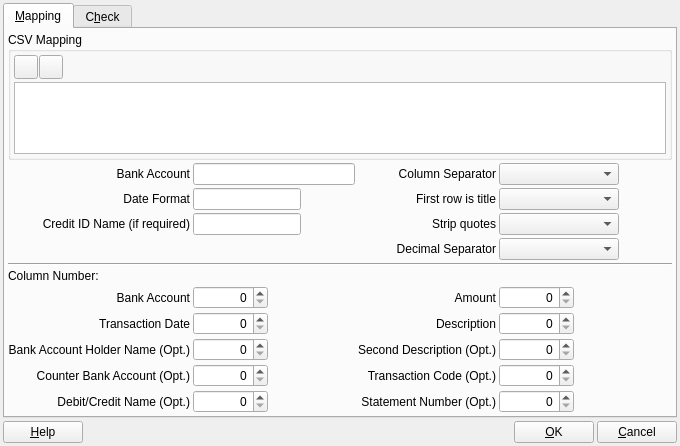
<?xml version="1.0" encoding="UTF-8"?>
<ui version="4.0">
 <class>ACC_BankMappingDialog</class>
 <widget class="QWidget" name="ACC_BankMappingDialog">
  <property name="geometry">
   <rect>
    <x>0</x>
    <y>0</y>
    <width>680</width>
    <height>436</height>
   </rect>
  </property>
  <property name="sizePolicy">
   <sizepolicy hsizetype="Preferred" vsizetype="Preferred">
    <horstretch>0</horstretch>
    <verstretch>0</verstretch>
   </sizepolicy>
  </property>
  <property name="minimumSize">
   <size>
    <width>680</width>
    <height>0</height>
   </size>
  </property>
  <property name="baseSize">
   <size>
    <width>680</width>
    <height>400</height>
   </size>
  </property>
  <property name="windowTitle">
   <string>Form</string>
  </property>
  <layout class="QGridLayout" name="gridLayout_4">
   <property name="leftMargin">
    <number>3</number>
   </property>
   <property name="topMargin">
    <number>3</number>
   </property>
   <property name="rightMargin">
    <number>3</number>
   </property>
   <property name="bottomMargin">
    <number>3</number>
   </property>
   <property name="spacing">
    <number>3</number>
   </property>
   <item row="0" column="0">
    <widget class="QTabWidget" name="tabWidget">
     <property name="currentIndex">
      <number>0</number>
     </property>
     <widget class="QWidget" name="tab">
      <attribute name="title">
       <string>&amp;Mapping</string>
      </attribute>
      <layout class="QGridLayout" name="gridLayout_3">
       <property name="leftMargin">
        <number>3</number>
       </property>
       <property name="topMargin">
        <number>3</number>
       </property>
       <property name="rightMargin">
        <number>3</number>
       </property>
       <property name="bottomMargin">
        <number>3</number>
       </property>
       <property name="spacing">
        <number>3</number>
       </property>
       <item row="0" column="0">
        <layout class="QGridLayout" name="gridLayout_10">
         <property name="spacing">
          <number>3</number>
         </property>
         <item row="1" column="0">
          <layout class="QGridLayout" name="gridLayout_2">
           <property name="spacing">
            <number>3</number>
           </property>
           <item row="0" column="0">
            <widget class="QLabel" name="lblDate">
             <property name="text">
              <string>Bank Account</string>
             </property>
             <property name="alignment">
              <set>Qt::AlignRight|Qt::AlignTrailing|Qt::AlignVCenter</set>
             </property>
            </widget>
           </item>
           <item row="0" column="3">
            <widget class="QLabel" name="lblTotalRec">
             <property name="text">
              <string>Column Separator</string>
             </property>
             <property name="alignment">
              <set>Qt::AlignRight|Qt::AlignTrailing|Qt::AlignVCenter</set>
             </property>
            </widget>
           </item>
           <item row="1" column="0">
            <widget class="QLabel" name="lblDocumentNo">
             <property name="text">
              <string>Date Format</string>
             </property>
             <property name="alignment">
              <set>Qt::AlignRight|Qt::AlignTrailing|Qt::AlignVCenter</set>
             </property>
            </widget>
           </item>
           <item row="1" column="3">
            <widget class="QLabel" name="lblTotalPay">
             <property name="text">
              <string>First row is title</string>
             </property>
             <property name="alignment">
              <set>Qt::AlignRight|Qt::AlignTrailing|Qt::AlignVCenter</set>
             </property>
            </widget>
           </item>
           <item row="2" column="0">
            <widget class="QLabel" name="lblDescription">
             <property name="text">
              <string>Credit ID Name (if required)</string>
             </property>
             <property name="alignment">
              <set>Qt::AlignRight|Qt::AlignTrailing|Qt::AlignVCenter</set>
             </property>
            </widget>
           </item>
           <item row="2" column="1">
            <widget class="QLineEdit" name="leCreditName"/>
           </item>
           <item row="1" column="2">
            <spacer name="horizontalSpacer_9">
             <property name="orientation">
              <enum>Qt::Horizontal</enum>
             </property>
             <property name="sizeHint" stdset="0">
              <size>
               <width>40</width>
               <height>20</height>
              </size>
             </property>
            </spacer>
           </item>
           <item row="2" column="3">
            <widget class="QLabel" name="label_2">
             <property name="text">
              <string>Strip quotes</string>
             </property>
             <property name="alignment">
              <set>Qt::AlignRight|Qt::AlignTrailing|Qt::AlignVCenter</set>
             </property>
            </widget>
           </item>
           <item row="3" column="3">
            <widget class="QLabel" name="label_3">
             <property name="text">
              <string>Decimal Separator</string>
             </property>
             <property name="alignment">
              <set>Qt::AlignRight|Qt::AlignTrailing|Qt::AlignVCenter</set>
             </property>
            </widget>
           </item>
           <item row="0" column="1" colspan="2">
            <widget class="QLineEdit" name="leBankAccount"/>
           </item>
           <item row="2" column="2">
            <spacer name="horizontalSpacer_2">
             <property name="orientation">
              <enum>Qt::Horizontal</enum>
             </property>
             <property name="sizeHint" stdset="0">
              <size>
               <width>40</width>
               <height>20</height>
              </size>
             </property>
            </spacer>
           </item>
           <item row="1" column="5">
            <spacer name="horizontalSpacer_4">
             <property name="orientation">
              <enum>Qt::Horizontal</enum>
             </property>
             <property name="sizeHint" stdset="0">
              <size>
               <width>40</width>
               <height>20</height>
              </size>
             </property>
            </spacer>
           </item>
           <item row="0" column="4">
            <widget class="QComboBox" name="cbColumnSeparator">
             <property name="sizePolicy">
              <sizepolicy hsizetype="Fixed" vsizetype="Fixed">
               <horstretch>0</horstretch>
               <verstretch>0</verstretch>
              </sizepolicy>
             </property>
             <property name="minimumSize">
              <size>
               <width>120</width>
               <height>0</height>
              </size>
             </property>
             <property name="maximumSize">
              <size>
               <width>120</width>
               <height>16777215</height>
              </size>
             </property>
            </widget>
           </item>
           <item row="1" column="4">
            <widget class="QComboBox" name="cbFirstRowIsTitle">
             <property name="sizePolicy">
              <sizepolicy hsizetype="Fixed" vsizetype="Fixed">
               <horstretch>0</horstretch>
               <verstretch>0</verstretch>
              </sizepolicy>
             </property>
             <property name="minimumSize">
              <size>
               <width>120</width>
               <height>0</height>
              </size>
             </property>
             <property name="maximumSize">
              <size>
               <width>120</width>
               <height>16777215</height>
              </size>
             </property>
            </widget>
           </item>
           <item row="3" column="4">
            <widget class="QComboBox" name="cbDecimalSeparator">
             <property name="sizePolicy">
              <sizepolicy hsizetype="Fixed" vsizetype="Fixed">
               <horstretch>0</horstretch>
               <verstretch>0</verstretch>
              </sizepolicy>
             </property>
             <property name="minimumSize">
              <size>
               <width>120</width>
               <height>0</height>
              </size>
             </property>
             <property name="maximumSize">
              <size>
               <width>120</width>
               <height>16777215</height>
              </size>
             </property>
            </widget>
           </item>
           <item row="4" column="0" colspan="6">
            <widget class="Line" name="line">
             <property name="orientation">
              <enum>Qt::Horizontal</enum>
             </property>
            </widget>
           </item>
           <item row="6" column="0">
            <widget class="QLabel" name="label_5">
             <property name="text">
              <string>Bank Account</string>
             </property>
             <property name="alignment">
              <set>Qt::AlignRight|Qt::AlignTrailing|Qt::AlignVCenter</set>
             </property>
            </widget>
           </item>
           <item row="1" column="1">
            <widget class="QLineEdit" name="leDateFormat"/>
           </item>
           <item row="2" column="4">
            <widget class="QComboBox" name="cbStripQuotes">
             <property name="sizePolicy">
              <sizepolicy hsizetype="Fixed" vsizetype="Fixed">
               <horstretch>0</horstretch>
               <verstretch>0</verstretch>
              </sizepolicy>
             </property>
             <property name="minimumSize">
              <size>
               <width>120</width>
               <height>0</height>
              </size>
             </property>
             <property name="maximumSize">
              <size>
               <width>120</width>
               <height>16777215</height>
              </size>
             </property>
            </widget>
           </item>
           <item row="7" column="0">
            <widget class="QLabel" name="label_6">
             <property name="text">
              <string>Transaction Date</string>
             </property>
             <property name="alignment">
              <set>Qt::AlignRight|Qt::AlignTrailing|Qt::AlignVCenter</set>
             </property>
            </widget>
           </item>
           <item row="8" column="0">
            <widget class="QLabel" name="label_7">
             <property name="text">
              <string>Bank Account Holder Name (Opt.)</string>
             </property>
             <property name="alignment">
              <set>Qt::AlignRight|Qt::AlignTrailing|Qt::AlignVCenter</set>
             </property>
            </widget>
           </item>
           <item row="9" column="0">
            <widget class="QLabel" name="label_8">
             <property name="text">
              <string>Counter Bank Account (Opt.)</string>
             </property>
             <property name="alignment">
              <set>Qt::AlignRight|Qt::AlignTrailing|Qt::AlignVCenter</set>
             </property>
            </widget>
           </item>
           <item row="6" column="1">
            <widget class="QSpinBox" name="sbBankAccount">
             <property name="minimumSize">
              <size>
               <width>75</width>
               <height>0</height>
              </size>
             </property>
             <property name="maximumSize">
              <size>
               <width>75</width>
               <height>16777215</height>
              </size>
             </property>
             <property name="alignment">
              <set>Qt::AlignRight|Qt::AlignTrailing|Qt::AlignVCenter</set>
             </property>
            </widget>
           </item>
           <item row="7" column="1">
            <widget class="QSpinBox" name="sbTransactionDate">
             <property name="minimumSize">
              <size>
               <width>75</width>
               <height>0</height>
              </size>
             </property>
             <property name="maximumSize">
              <size>
               <width>75</width>
               <height>16777215</height>
              </size>
             </property>
             <property name="alignment">
              <set>Qt::AlignRight|Qt::AlignTrailing|Qt::AlignVCenter</set>
             </property>
            </widget>
           </item>
           <item row="8" column="1">
            <widget class="QSpinBox" name="sbBankAccountHolderName">
             <property name="minimumSize">
              <size>
               <width>75</width>
               <height>0</height>
              </size>
             </property>
             <property name="maximumSize">
              <size>
               <width>75</width>
               <height>16777215</height>
              </size>
             </property>
             <property name="alignment">
              <set>Qt::AlignRight|Qt::AlignTrailing|Qt::AlignVCenter</set>
             </property>
            </widget>
           </item>
           <item row="9" column="1">
            <widget class="QSpinBox" name="sbCounterBankAccount">
             <property name="minimumSize">
              <size>
               <width>75</width>
               <height>0</height>
              </size>
             </property>
             <property name="maximumSize">
              <size>
               <width>75</width>
               <height>16777215</height>
              </size>
             </property>
             <property name="alignment">
              <set>Qt::AlignRight|Qt::AlignTrailing|Qt::AlignVCenter</set>
             </property>
            </widget>
           </item>
           <item row="5" column="0">
            <widget class="QLabel" name="label_11">
             <property name="text">
              <string>Column Number:</string>
             </property>
            </widget>
           </item>
           <item row="9" column="3">
            <widget class="QLabel" name="label_12">
             <property name="text">
              <string>Transaction Code (Opt.)</string>
             </property>
             <property name="alignment">
              <set>Qt::AlignRight|Qt::AlignTrailing|Qt::AlignVCenter</set>
             </property>
            </widget>
           </item>
           <item row="9" column="4">
            <widget class="QSpinBox" name="sbTransactionCode">
             <property name="minimumSize">
              <size>
               <width>75</width>
               <height>0</height>
              </size>
             </property>
             <property name="maximumSize">
              <size>
               <width>75</width>
               <height>16777215</height>
              </size>
             </property>
             <property name="alignment">
              <set>Qt::AlignRight|Qt::AlignTrailing|Qt::AlignVCenter</set>
             </property>
            </widget>
           </item>
           <item row="10" column="3">
            <widget class="QLabel" name="label_13">
             <property name="text">
              <string>Statement Number (Opt.)</string>
             </property>
             <property name="alignment">
              <set>Qt::AlignRight|Qt::AlignTrailing|Qt::AlignVCenter</set>
             </property>
            </widget>
           </item>
           <item row="10" column="4">
            <widget class="QSpinBox" name="sbStatementNumber">
             <property name="minimumSize">
              <size>
               <width>75</width>
               <height>0</height>
              </size>
             </property>
             <property name="maximumSize">
              <size>
               <width>75</width>
               <height>16777215</height>
              </size>
             </property>
             <property name="alignment">
              <set>Qt::AlignRight|Qt::AlignTrailing|Qt::AlignVCenter</set>
             </property>
            </widget>
           </item>
           <item row="10" column="0">
            <widget class="QLabel" name="label_4">
             <property name="text">
              <string>Debit/Credit Name (Opt.)</string>
             </property>
             <property name="alignment">
              <set>Qt::AlignRight|Qt::AlignTrailing|Qt::AlignVCenter</set>
             </property>
            </widget>
           </item>
           <item row="10" column="1">
            <widget class="QSpinBox" name="sbDebitCredit">
             <property name="minimumSize">
              <size>
               <width>75</width>
               <height>0</height>
              </size>
             </property>
             <property name="maximumSize">
              <size>
               <width>75</width>
               <height>16777215</height>
              </size>
             </property>
             <property name="alignment">
              <set>Qt::AlignRight|Qt::AlignTrailing|Qt::AlignVCenter</set>
             </property>
            </widget>
           </item>
           <item row="6" column="3">
            <widget class="QLabel" name="label_9">
             <property name="text">
              <string>Amount</string>
             </property>
             <property name="alignment">
              <set>Qt::AlignRight|Qt::AlignTrailing|Qt::AlignVCenter</set>
             </property>
            </widget>
           </item>
           <item row="6" column="4">
            <widget class="QSpinBox" name="sbAmount">
             <property name="minimumSize">
              <size>
               <width>75</width>
               <height>0</height>
              </size>
             </property>
             <property name="maximumSize">
              <size>
               <width>75</width>
               <height>16777215</height>
              </size>
             </property>
             <property name="alignment">
              <set>Qt::AlignRight|Qt::AlignTrailing|Qt::AlignVCenter</set>
             </property>
            </widget>
           </item>
           <item row="7" column="3">
            <widget class="QLabel" name="label_10">
             <property name="text">
              <string>Description</string>
             </property>
             <property name="alignment">
              <set>Qt::AlignRight|Qt::AlignTrailing|Qt::AlignVCenter</set>
             </property>
            </widget>
           </item>
           <item row="7" column="4">
            <widget class="QSpinBox" name="sbDescription">
             <property name="minimumSize">
              <size>
               <width>75</width>
               <height>0</height>
              </size>
             </property>
             <property name="maximumSize">
              <size>
               <width>75</width>
               <height>16777215</height>
              </size>
             </property>
             <property name="alignment">
              <set>Qt::AlignRight|Qt::AlignTrailing|Qt::AlignVCenter</set>
             </property>
            </widget>
           </item>
           <item row="8" column="3">
            <widget class="QLabel" name="label_14">
             <property name="text">
              <string>Second Description (Opt.)</string>
             </property>
             <property name="alignment">
              <set>Qt::AlignRight|Qt::AlignTrailing|Qt::AlignVCenter</set>
             </property>
            </widget>
           </item>
           <item row="8" column="4">
            <widget class="QSpinBox" name="sbSecondDescription">
             <property name="minimumSize">
              <size>
               <width>75</width>
               <height>0</height>
              </size>
             </property>
             <property name="maximumSize">
              <size>
               <width>75</width>
               <height>16777215</height>
              </size>
             </property>
             <property name="alignment">
              <set>Qt::AlignRight|Qt::AlignTrailing|Qt::AlignVCenter</set>
             </property>
            </widget>
           </item>
          </layout>
         </item>
         <item row="0" column="0">
          <widget class="QGroupBox" name="gbMapping">
           <property name="sizePolicy">
            <sizepolicy hsizetype="Preferred" vsizetype="Expanding">
             <horstretch>0</horstretch>
             <verstretch>2</verstretch>
            </sizepolicy>
           </property>
           <property name="title">
            <string>CSV Mapping</string>
           </property>
           <layout class="QGridLayout" name="gridLayout">
            <property name="leftMargin">
             <number>3</number>
            </property>
            <property name="topMargin">
             <number>3</number>
            </property>
            <property name="rightMargin">
             <number>3</number>
            </property>
            <property name="bottomMargin">
             <number>3</number>
            </property>
            <property name="spacing">
             <number>3</number>
            </property>
            <item row="1" column="2" colspan="3">
             <widget class="QTableView" name="tvMapping">
              <property name="sizePolicy">
               <sizepolicy hsizetype="Expanding" vsizetype="Expanding">
                <horstretch>0</horstretch>
                <verstretch>2</verstretch>
               </sizepolicy>
              </property>
              <property name="sizeIncrement">
               <size>
                <width>1</width>
                <height>1</height>
               </size>
              </property>
             </widget>
            </item>
            <item row="0" column="2">
             <layout class="QHBoxLayout" name="horizontalLayout_2">
              <property name="spacing">
               <number>1</number>
              </property>
              <item>
               <widget class="QToolButton" name="pbAdd">
                <property name="minimumSize">
                 <size>
                  <width>24</width>
                  <height>24</height>
                 </size>
                </property>
                <property name="maximumSize">
                 <size>
                  <width>24</width>
                  <height>24</height>
                 </size>
                </property>
                <property name="text">
                 <string/>
                </property>
                <property name="icon">
                 <iconset resource="../../../db/src/gui/db.qrc">
                  <normaloff>:/images/icons/add.png</normaloff>:/images/icons/add.png</iconset>
                </property>
               </widget>
              </item>
              <item>
               <widget class="QToolButton" name="pbDelete">
                <property name="minimumSize">
                 <size>
                  <width>24</width>
                  <height>24</height>
                 </size>
                </property>
                <property name="maximumSize">
                 <size>
                  <width>24</width>
                  <height>24</height>
                 </size>
                </property>
                <property name="text">
                 <string/>
                </property>
                <property name="icon">
                 <iconset resource="../../../db/src/gui/db.qrc">
                  <normaloff>:/images/icons/delete.png</normaloff>:/images/icons/delete.png</iconset>
                </property>
               </widget>
              </item>
              <item>
               <spacer name="horizontalSpacer">
                <property name="orientation">
                 <enum>Qt::Horizontal</enum>
                </property>
                <property name="sizeHint" stdset="0">
                 <size>
                  <width>40</width>
                  <height>20</height>
                 </size>
                </property>
               </spacer>
              </item>
             </layout>
            </item>
           </layout>
          </widget>
         </item>
        </layout>
       </item>
      </layout>
     </widget>
     <widget class="QWidget" name="tab_2">
      <attribute name="title">
       <string>C&amp;heck</string>
      </attribute>
      <layout class="QGridLayout" name="gridLayout_7">
       <property name="leftMargin">
        <number>3</number>
       </property>
       <property name="topMargin">
        <number>3</number>
       </property>
       <property name="rightMargin">
        <number>3</number>
       </property>
       <property name="bottomMargin">
        <number>3</number>
       </property>
       <property name="spacing">
        <number>3</number>
       </property>
       <item row="1" column="0">
        <widget class="QTableWidget" name="tw"/>
       </item>
       <item row="0" column="0">
        <layout class="QHBoxLayout" name="horizontalLayout_3">
         <item>
          <widget class="QLabel" name="label">
           <property name="text">
            <string>File name</string>
           </property>
          </widget>
         </item>
         <item>
          <widget class="QLineEdit" name="leFileName">
           <property name="minimumSize">
            <size>
             <width>250</width>
             <height>0</height>
            </size>
           </property>
           <property name="placeholderText">
            <string>Click button to open file ...</string>
           </property>
          </widget>
         </item>
         <item>
          <widget class="QToolButton" name="pbOpenFile">
           <property name="minimumSize">
            <size>
             <width>24</width>
             <height>24</height>
            </size>
           </property>
           <property name="maximumSize">
            <size>
             <width>24</width>
             <height>24</height>
            </size>
           </property>
           <property name="toolTip">
            <string>Open and show bank statement file</string>
           </property>
           <property name="text">
            <string/>
           </property>
           <property name="icon">
            <iconset resource="../../../db/src/gui/db.qrc">
             <normaloff>:/images/icons/folder_table.png</normaloff>:/images/icons/folder_table.png</iconset>
           </property>
          </widget>
         </item>
         <item>
          <spacer name="horizontalSpacer_13">
           <property name="orientation">
            <enum>Qt::Horizontal</enum>
           </property>
           <property name="sizeHint" stdset="0">
            <size>
             <width>40</width>
             <height>20</height>
            </size>
           </property>
          </spacer>
         </item>
        </layout>
       </item>
      </layout>
     </widget>
    </widget>
   </item>
   <item row="1" column="0">
    <layout class="QHBoxLayout" name="horizontalLayout">
     <property name="spacing">
      <number>3</number>
     </property>
     <item>
      <widget class="QPushButton" name="pbHelp">
       <property name="text">
        <string>&amp;Help</string>
       </property>
      </widget>
     </item>
     <item>
      <spacer name="horizontalSpacer_5">
       <property name="orientation">
        <enum>Qt::Horizontal</enum>
       </property>
       <property name="sizeHint" stdset="0">
        <size>
         <width>40</width>
         <height>20</height>
        </size>
       </property>
      </spacer>
     </item>
     <item>
      <widget class="QPushButton" name="pbOk">
       <property name="text">
        <string>&amp;OK</string>
       </property>
      </widget>
     </item>
     <item>
      <widget class="QPushButton" name="pbCancel">
       <property name="text">
        <string>&amp;Cancel</string>
       </property>
      </widget>
     </item>
    </layout>
   </item>
  </layout>
 </widget>
 <tabstops>
  <tabstop>tabWidget</tabstop>
  <tabstop>tvMapping</tabstop>
  <tabstop>pbAdd</tabstop>
  <tabstop>pbDelete</tabstop>
  <tabstop>leBankAccount</tabstop>
  <tabstop>leDateFormat</tabstop>
  <tabstop>leCreditName</tabstop>
  <tabstop>cbColumnSeparator</tabstop>
  <tabstop>cbFirstRowIsTitle</tabstop>
  <tabstop>cbStripQuotes</tabstop>
  <tabstop>cbDecimalSeparator</tabstop>
  <tabstop>sbBankAccount</tabstop>
  <tabstop>sbTransactionDate</tabstop>
  <tabstop>sbBankAccountHolderName</tabstop>
  <tabstop>sbCounterBankAccount</tabstop>
  <tabstop>sbDebitCredit</tabstop>
  <tabstop>sbAmount</tabstop>
  <tabstop>sbDescription</tabstop>
  <tabstop>sbSecondDescription</tabstop>
  <tabstop>sbTransactionCode</tabstop>
  <tabstop>sbStatementNumber</tabstop>
  <tabstop>tw</tabstop>
  <tabstop>leFileName</tabstop>
  <tabstop>pbOpenFile</tabstop>
  <tabstop>pbHelp</tabstop>
  <tabstop>pbOk</tabstop>
  <tabstop>pbCancel</tabstop>
 </tabstops>
 <resources>
  <include location="../../../db/src/gui/db.qrc"/>
 </resources>
 <connections/>
</ui>
